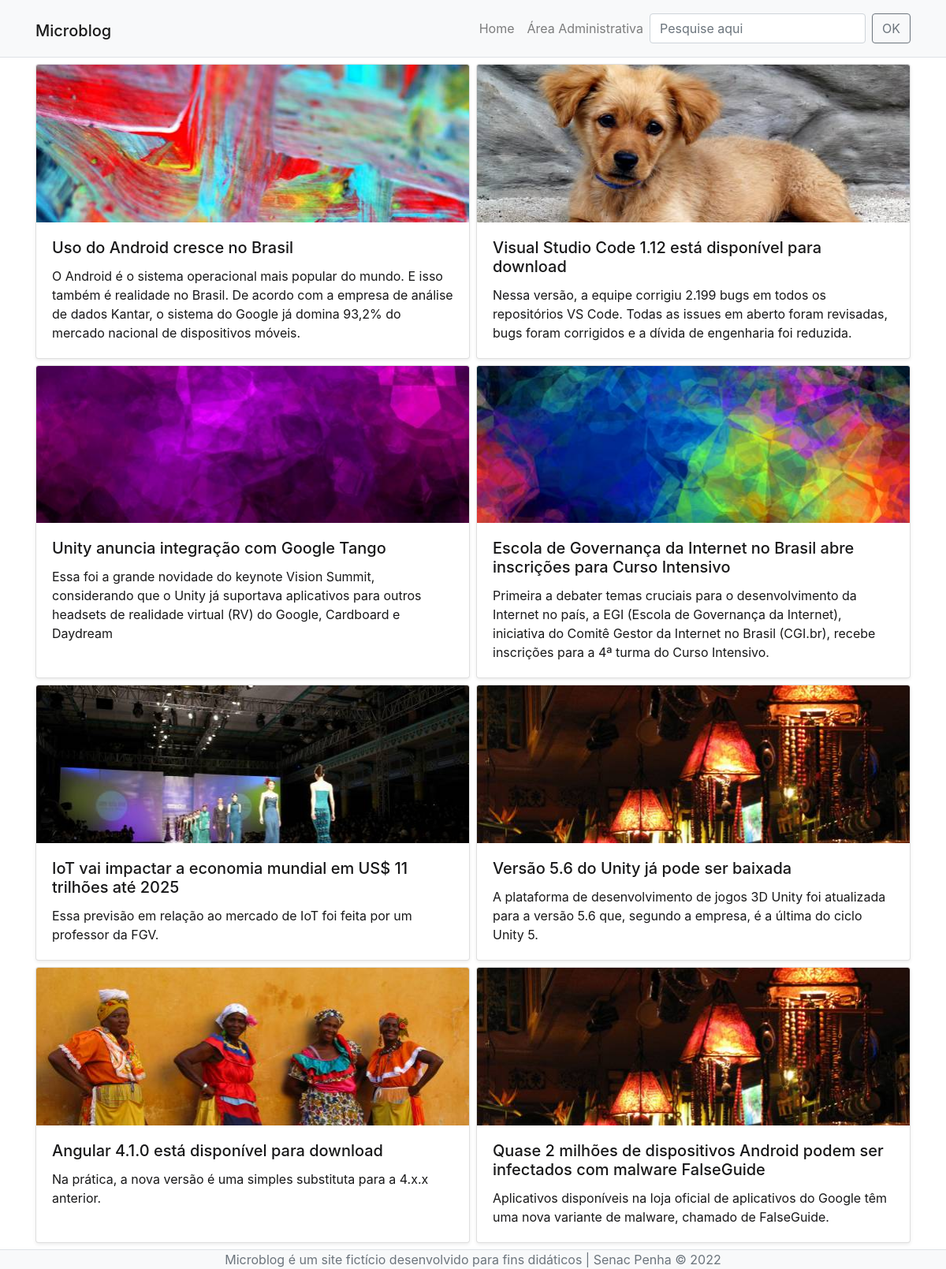
The page / on the database its author committed.
### tables this page shows
CREATE TABLE `posts` (
  `id` smallint(6) NOT NULL,
  `data` datetime NOT NULL DEFAULT current_timestamp(),
  `titulo` varchar(100) NOT NULL,
  `texto` text NOT NULL,
  `resumo` text NOT NULL,
  `imagem` varchar(40) NOT NULL,
  `usuario_id` smallint(6) NOT NULL
);

### inc/funcoes-posts.php (called while the page is built, shortened)
<?php
function lerTodosOsPosts(mysqli $conexao):array {
    $sql = "SELECT id, titulo, imagem, resumo FROM posts ORDER BY data DESC" ;
    $resultado = mysqli_query($conexao, $sql) or die(mysqli_error($conexao));
    $posts = [];
    while( $post = mysqli_fetch_assoc($resultado) ){
        array_push($posts, $post);
    }
    return $posts;
}

### index.php (the view)
<?php
require "inc/cabecalho.php";
require "inc/funcoes-posts.php";
$posts = lerTodosOsPosts($conexao)
?>
<div class="row my-1 mx-md-n1">
  <?php foreach($posts AS $post) {?>
  <div class="col-md-6 my-1 px-md-1">
    <article class="card shadow-sm h-100">
      <a href="post-detalhe.php?id=<?=$post['id']?>" class="card-link">
        <img class="card-img-top" src="imagens/<?=$post['imagem']?>" alt="Imagem de capa do card">
        <div class="card-body">
          <h5 class="card-title"><?=$post['titulo']?></h5>
          <p class="card-text"><?=$post['resumo']?></p>
        </div>
      </a>
    </article>
  </div>
  <?php } ?>
</div>
<?php require "inc/rodape.php"; ?>

### css/style.css (style rules this page uses)
body { display: flex; min-height: 100vh; flex-direction: column; background-image: url(../imagens/textura.png); background-attachment: fixed; }
.card > .card-link { color: #181819; }

### rows shown on the page
posts: imagem (picture), titulo "Uso do Android cresce no Brasil", resumo "O Android é o sistema operacional mais popular do mundo. E isso também é realidade no Brasil. De acordo com a empresa de análise de dados Kantar, o sistema do Google já domina 93,2% do mercado nacional de dispositivos móveis."
posts: imagem (picture), titulo "Visual Studio Code 1.12 está disponível para download", resumo "Nessa versão, a equipe corrigiu 2.199 bugs em todos os repositórios VS Code. Todas as issues em aberto foram revisadas, bugs foram corrigidos e a dívida de engenharia foi reduzida."
posts: imagem (picture), titulo "Unity anuncia integração com Google Tango", resumo "Essa foi a grande novidade do keynote Vision Summit, considerando que o Unity já suportava aplicativos para outros headsets de realidade virtual (RV) do Google, Cardboard e Daydream"
posts: imagem (picture), titulo "Escola de Governança da Internet no Brasil abre inscrições para Curso Intensivo", resumo "Primeira a debater temas cruciais para o desenvolvimento da Internet no país, a EGI (Escola de Governança da Internet), iniciativa do Comitê Gestor da Internet no Brasil (CGI.br), recebe inscrições para a 4ª turma do Curso Intensivo."
posts: imagem (picture), titulo "IoT vai impactar a economia mundial em US$ 11 trilhões até 2025", resumo "Essa previsão em relação ao mercado de IoT foi feita por um professor da FGV."
posts: imagem (picture), titulo "Versão 5.6 do Unity já pode ser baixada", resumo "A plataforma de desenvolvimento de jogos 3D Unity foi atualizada para a versão 5.6 que, segundo a empresa, é a última do ciclo Unity 5."
posts: imagem (picture), titulo "Angular 4.1.0 está disponível para download", resumo "Na prática, a nova versão é uma simples substituta para a 4.x.x anterior."
posts: imagem (picture), titulo "Quase 2 milhões de dispositivos Android podem ser infectados com malware FalseGuide", resumo "Aplicativos disponíveis na loja oficial de aplicativos do Google têm uma nova variante de malware, chamado de FalseGuide."
